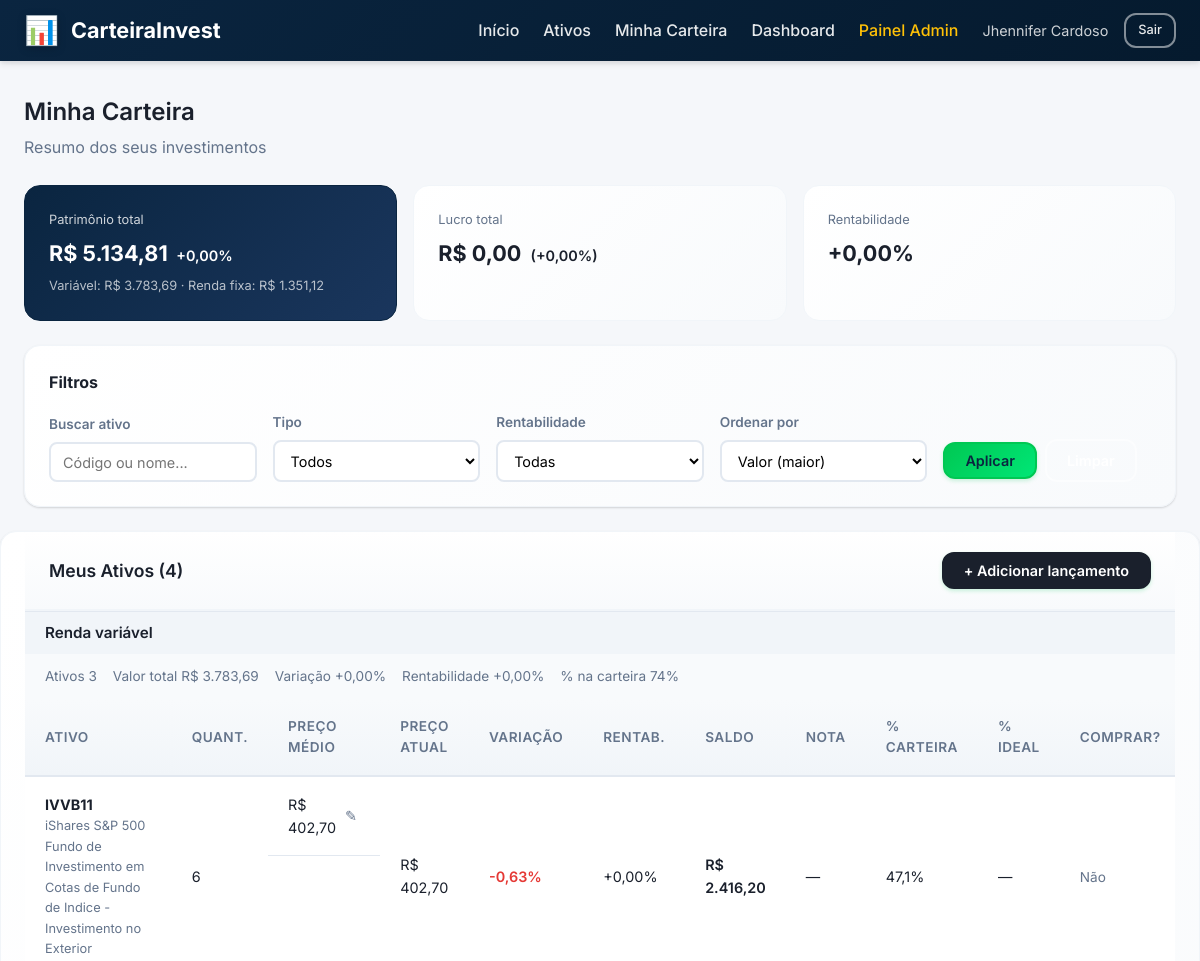
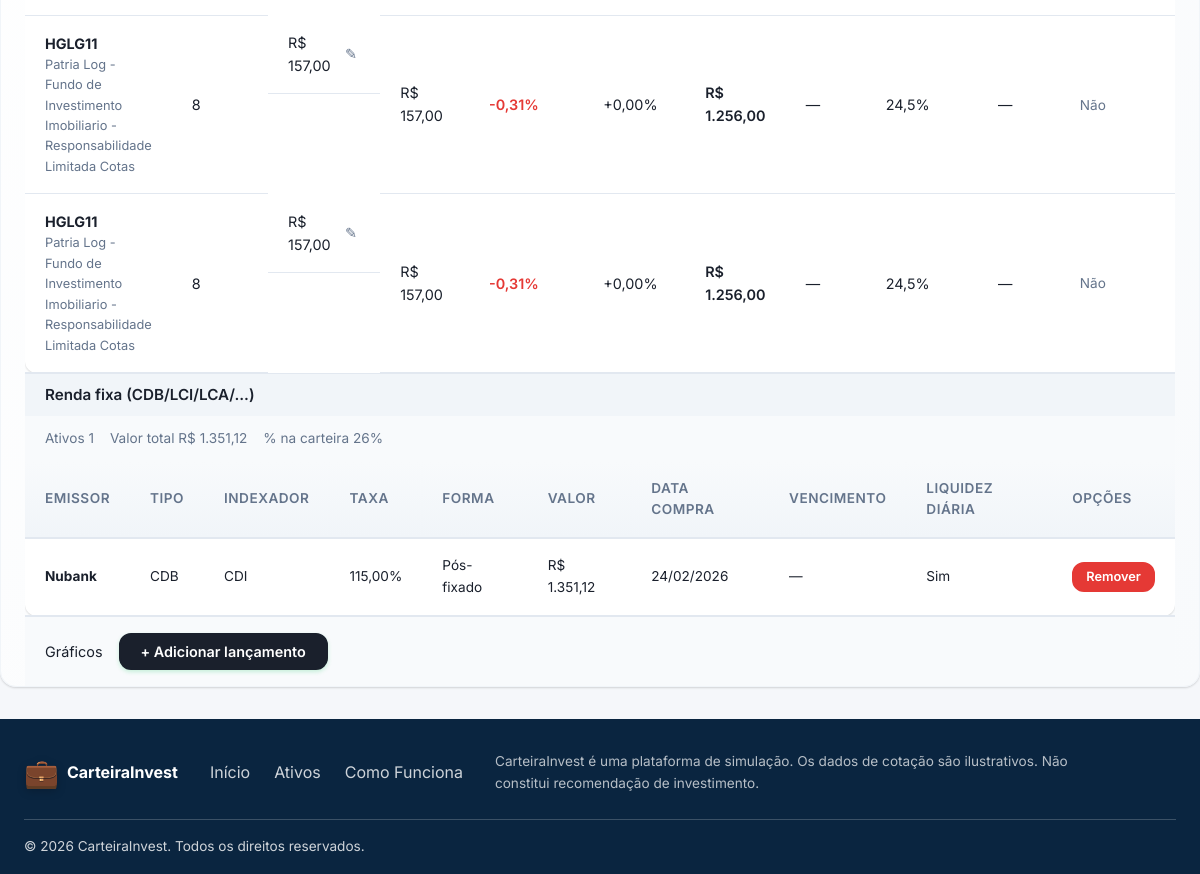
The page /carteira.php (signed in) on the database its author committed (2 pictures, top to bottom).
### tables this page shows
CREATE TABLE `carteira_investimentos` (
  `id` int(11) NOT NULL AUTO_INCREMENT,
  `usuario_id` int(11) NOT NULL,
  `ativo_id` int(11) NOT NULL,
  `quantidade` decimal(18,6) NOT NULL DEFAULT 0.000000,
  `preco_medio` decimal(18,4) NOT NULL DEFAULT 0.0000,
  `data_ultima_atualizacao` date NOT NULL,
  `notas` text DEFAULT NULL,
  `created_at` timestamp NOT NULL DEFAULT current_timestamp(),
  `updated_at` timestamp NOT NULL DEFAULT current_timestamp() ON UPDATE current_timestamp(),
  PRIMARY KEY (`id`),
  UNIQUE KEY `uk_carteira_usuario_ativo` (`usuario_id`,`ativo_id`),
  UNIQUE KEY `unique_usuario_ativo` (`usuario_id`,`ativo_id`),
  KEY `fk_carteira_ativo` (`ativo_id`),
  CONSTRAINT `fk_carteira_ativo` FOREIGN KEY (`ativo_id`) REFERENCES `ativos` (`id`) ON UPDATE CASCADE,
  CONSTRAINT `fk_carteira_usuario` FOREIGN KEY (`usuario_id`) REFERENCES `usuarios` (`id`) ON DELETE CASCADE ON UPDATE CASCADE,
  CONSTRAINT `chk_quantidade_positiva` CHECK (`quantidade` >= 0)
);

CREATE TABLE `ativos` (
  `id` int(11) NOT NULL AUTO_INCREMENT,
  `codigo` varchar(20) NOT NULL,
  `nome` varchar(150) NOT NULL,
  `tipo_id` tinyint(4) NOT NULL,
  `preco_atual` decimal(18,4) DEFAULT 0.0000,
  `variacao_dia` decimal(8,2) DEFAULT 0.00,
  `created_at` timestamp NOT NULL DEFAULT current_timestamp(),
  PRIMARY KEY (`id`),
  UNIQUE KEY `uk_ativos_codigo` (`codigo`),
  KEY `idx_ativos_tipo` (`tipo_id`),
  CONSTRAINT `fk_ativos_tipos_ativo` FOREIGN KEY (`tipo_id`) REFERENCES `tipos_ativo` (`id`) ON UPDATE CASCADE
);

CREATE TABLE `carteira_renda_fixa` (
  `id` int(11) NOT NULL AUTO_INCREMENT,
  `usuario_id` int(11) NOT NULL,
  `emissor` varchar(150) NOT NULL,
  `tipo_titulo` varchar(50) NOT NULL,
  `indexador` varchar(30) NOT NULL,
  `taxa` decimal(8,4) DEFAULT NULL,
  `forma` enum('POS_FIXADO','PRE_FIXADO') NOT NULL DEFAULT 'POS_FIXADO',
  `valor_investido` decimal(18,2) NOT NULL,
  `data_compra` date NOT NULL,
  `data_vencimento` date DEFAULT NULL,
  `liquidez_diaria` tinyint(1) NOT NULL DEFAULT 0,
  `notas` text DEFAULT NULL,
  `created_at` timestamp NOT NULL DEFAULT current_timestamp(),
  `updated_at` timestamp NOT NULL DEFAULT current_timestamp() ON UPDATE current_timestamp(),
  PRIMARY KEY (`id`),
  KEY `idx_renda_fixa_usuario` (`usuario_id`),
  CONSTRAINT `carteira_renda_fixa_ibfk_1` FOREIGN KEY (`usuario_id`) REFERENCES `usuarios` (`id`) ON DELETE CASCADE
);

### carteira.php (the view, shortened to what the rows shown need)
<?php
$pdo = getConnection();
$usuarioId = $_SESSION['usuario_id'];
$colData = 'data_compra';
try {
    $cols = $pdo->query("SHOW COLUMNS FROM carteira_investimentos")->fetchAll(PDO::FETCH_COLUMN);
    if (in_array('data_ultima_atualizacao', $cols) && !in_array('data_compra', $cols)) {
        $colData = 'data_ultima_atualizacao';
    }
} catch (PDOException $e) {  }
$stmt = $pdo->prepare("
    SELECT DISTINCT agg.id, agg.usuario_id, agg.ativo_id, agg.quantidade, agg.preco_medio, agg.data_compra, agg.notas,
           a.codigo, a.nome, a.preco_atual, a.variacao_dia, COALESCE(t.nome, 'Outros') as tipo
    FROM (
        SELECT MIN(ci.id) as id, ci.usuario_id, ci.ativo_id,
               SUM(ci.quantidade) as quantidade,
               SUM(ci.quantidade * ci.preco_medio) / NULLIF(SUM(ci.quantidade), 0) as preco_medio,
               MIN(ci.{$colData}) as data_compra,
               MAX(ci.notas) as notas
        FROM carteira_investimentos ci
        WHERE ci.usuario_id = ?
        GROUP BY ci.usuario_id, ci.ativo_id
    ) agg
    JOIN ativos a ON agg.ativo_id = a.id
    LEFT JOIN tipos_ativo t ON a.tipo_id = t.id
    ORDER BY agg.quantidade * a.preco_atual DESC
");
$stmt->execute([$usuarioId]);
$investimentos = $stmt->fetchAll();
$investimentosUnicos = [];
$ativosVistos = [];
foreach ($investimentos as $inv) {
    $key = (int)$inv['ativo_id'];
    if (!isset($ativosVistos[$key])) {
        $ativosVistos[$key] = true;
        $investimentosUnicos[] = $inv;
    }
}
$investimentos = $investimentosUnicos;
$valorTotal = 0;
foreach ($investimentos as &$inv) {
    $inv['valor_atual']     = $inv['quantidade'] * $inv['preco_atual'];
    $inv['valor_investido'] = $inv['quantidade'] * $inv['preco_medio'];
    $inv['resultado']       = $inv['valor_atual'] - $inv['valor_investido'];
    $inv['resultado_pct']   = $inv['valor_investido'] > 0 ? (($inv['valor_atual'] / $inv['valor_investido']) - 1) * 100 : 0;
    $valorTotal            += $inv['valor_atual'];
}
$rendaFixaLista = [];
try {
    $stmtRf = $pdo->prepare("SELECT * FROM carteira_renda_fixa WHERE usuario_id = ? ORDER BY data_vencimento ASC, emissor");
    $stmtRf->execute([$usuarioId]);
    $rendaFixaLista = $stmtRf->fetchAll(PDO::FETCH_ASSOC);
} catch (PDOException $e) {  }
$valorTotalRendaFixa = array_sum(array_column($rendaFixaLista, 'valor_investido'));
$valorTotalGeral = $valorTotal + $valorTotalRendaFixa;
$filtroOrdenacao = $_GET['ordenar_carteira'] ?? 'valor_desc';
$investimentosFiltrados = $investimentos;
switch ($filtroOrdenacao) {
    default:
        usort($investimentosFiltrados, function($a, $b) { return $b['valor_atual'] <=> $a['valor_atual']; });
}
$investimentosFiltrados = array_values($investimentosFiltrados);
include 'includes/header.php';
?>
<main class="main main-carteira investidor10-style">
    <section class="page-header carteira-header">
        <div class="container">
            <h1>Minha Carteira</h1>
        </div>
    </section>
    <section class="carteira-ativos" id="secaoLancamentos">
        <div class="container">
            <div class="ativos-header">
                <h2>Meus Ativos (<?php echo count($investimentosFiltrados) + count($rendaFixaLista); ?>)</h2>
            </div>
            <?php if (empty($investimentos) && empty($rendaFixaLista)): ?>
            <div class="empty-state carteira-empty">
                <div class="empty-icon">📊</div>
                <h3>Sua carteira está vazia</h3>
                <p>Adicione seus primeiros investimentos para começar a acompanhar.</p>
                <button type="button" class="btn btn-primary" onclick="abrirModalLancamento()">Adicionar lançamento</button>
            </div>
            <?php else: ?>
            <?php if (!empty($investimentosFiltrados)): ?>
            <div class="table-responsive table-carteira-wrapper">
                <table class="table table-carteira table-modelo">
                    <thead>
                        <tr>
                            <th>Ativo</th>
                            <th>Quant.</th>
                            <th>Preço Médio</th>
                            <th>Preço Atual</th>
                            <th>Variação</th>
                            <th>Rentab.</th>
                            <th>Saldo</th>
                            <th>Nota</th>
                            <th>% Carteira</th>
                            <th>% Ideal</th>
                            <th>Comprar?</th>
                        </tr>
                    </thead>
                    <tbody>
                        <?php foreach ($investimentosFiltrados as $inv):
                            $pctCarteira = $valorTotalGeral > 0 ? ($inv['valor_atual'] / $valorTotalGeral) * 100 : 0;
                        ?>
                        <tr>
                            <td class="ativo-cell">
                                <strong><?php echo htmlspecialchars($inv['codigo']); ?></strong>
                                <small><?php echo htmlspecialchars($inv['nome']); ?></small>
                            </td>
                            <td><?php echo number_format($inv['quantidade'], 0, ',', '.'); ?></td>
                            <td class="preco-edit-cell">
                                R$ <?php echo number_format($inv['preco_medio'], 2, ',', '.'); ?>
                                <button type="button" class="btn-edit-inline" onclick="editarInvestimento(<?php echo htmlspecialchars(json_encode($inv)); ?>)" title="Editar">✎</button>
                            </td>
                            <td>R$ <?php echo number_format($inv['preco_atual'], 2, ',', '.'); ?></td>
                            <td>
                                <span class="variacao <?php echo $inv['variacao_dia'] >= 0 ? 'positive' : 'negative'; ?>">
                                    <?php echo ($inv['variacao_dia'] >= 0 ? '+' : '') . number_format($inv['variacao_dia'], 2, ',', '.'); ?>%
                                </span>
                            </td>
                            <td>
                                <span class="<?php echo $inv['resultado_pct'] >= 0 ? 'positive' : 'negative'; ?>">
                                    <?php echo ($inv['resultado_pct'] >= 0 ? '+' : '') . number_format($inv['resultado_pct'], 2, ',', '.'); ?>%
                                </span>
                            </td>
                            <td class="saldo-cell">R$ <?php echo number_format($inv['valor_atual'], 2, ',', '.'); ?></td>
                            <td>—</td>
                            <td><?php echo number_format($pctCarteira, 1, ',', '.'); ?>%</td>
                            <td>—</td>
                            <td><span class="comprar-nao">Não</span></td>
                        </tr>
                        <?php endforeach; ?>
                    </tbody>
                </table>
            </div>
            <?php endif; ?>
            <?php if (!empty($rendaFixaLista)): ?>
            <div class="table-responsive table-carteira-wrapper">
                <table class="table table-carteira table-renda-fixa">
                    <thead>
                        <tr>
                            <th>Emissor</th>
                            <th>Tipo</th>
                            <th>Indexador</th>
                            <th>Taxa</th>
                            <th>Forma</th>
                            <th>Valor</th>
                            <th>Data compra</th>
                            <th>Vencimento</th>
                            <th>Liquidez diária</th>
                            <th>Opções</th>
                        </tr>
                    </thead>
                    <tbody>
                        <?php foreach ($rendaFixaLista as $rf): ?>
                        <tr>
                            <td><strong><?php echo htmlspecialchars($rf['emissor']); ?></strong></td>
                            <td><?php echo htmlspecialchars($rf['tipo_titulo']); ?></td>
                            <td><?php echo htmlspecialchars($rf['indexador']); ?></td>
                            <td><?php echo $rf['taxa'] !== null ? number_format($rf['taxa'], 2, ',', '.') . '%' : '—'; ?></td>
                            <td><?php echo $rf['forma'] === 'PRE_FIXADO' ? 'Pré-fixado' : 'Pós-fixado'; ?></td>
                            <td>R$ <?php echo number_format($rf['valor_investido'], 2, ',', '.'); ?></td>
                            <td><?php echo date('d/m/Y', strtotime($rf['data_compra'])); ?></td>
                            <td><?php echo $rf['data_vencimento'] ? date('d/m/Y', strtotime($rf['data_vencimento'])) : '—'; ?></td>
                            <td><?php echo $rf['liquidez_diaria'] ? 'Sim' : 'Não'; ?></td>
                            <td>
                                <form method="POST" style="display:inline" onsubmit="return confirm('Remover este lançamento?');">
                                    <button type="submit" class="btn btn-sm btn-danger">Remover</button>
                                </form>
                            </td>
                        </tr>
                        <?php endforeach; ?>
                    </tbody>
                </table>
            </div>
            <?php endif; ?>
            <?php endif; ?>
        </div>
    </section>
</main>
<?php include 'includes/footer.php'; ?>

### rows shown on the page
carteira_investimentos: ativo.codigo "IVVB11", ativo.nome "iShares S&P 500 Fundo de Investimento em Cotas de Fundo de Indice - Investimento no Exterior", quantidade "6", preco_medio "402,70", ativo.preco_atual "402,70", ativo.variacao_dia "-0,63", resultado_pct "0,00", valor_atual "2.416,20", pctCarteira "47,1"
carteira_investimentos: ativo.codigo "HGLG11", ativo.nome "Patria Log - Fundo de Investimento Imobiliario - Responsabilidade Limitada Cotas", quantidade "8", preco_medio "157,00", ativo.preco_atual "157,00", ativo.variacao_dia "-0,31", resultado_pct "0,00", valor_atual "1.256,00", pctCarteira "24,5"
carteira_renda_fixa: emissor "Nubank", tipo_titulo "CDB", indexador "CDI", taxa "115,00", forma "Pós-fixado", valor_investido "1.351,12", data_compra "24/02/2026", liquidez_diaria "Sim"

### other values the page prints
$_SESSION['usuario_nome'] "Jhennifer Cardoso"
$valorTotalGeral "5.134,81"
$resultadoTotalPct "0,00"
$valorTotal "3.783,69"
$valorTotalRendaFixa "1.351,12"
$resultadoTotal "0,00"
count($investimentosFiltrados) + count($rendaFixaLista) "4"
count($investimentosFiltrados) "3"
count($rendaFixaLista) "1"
